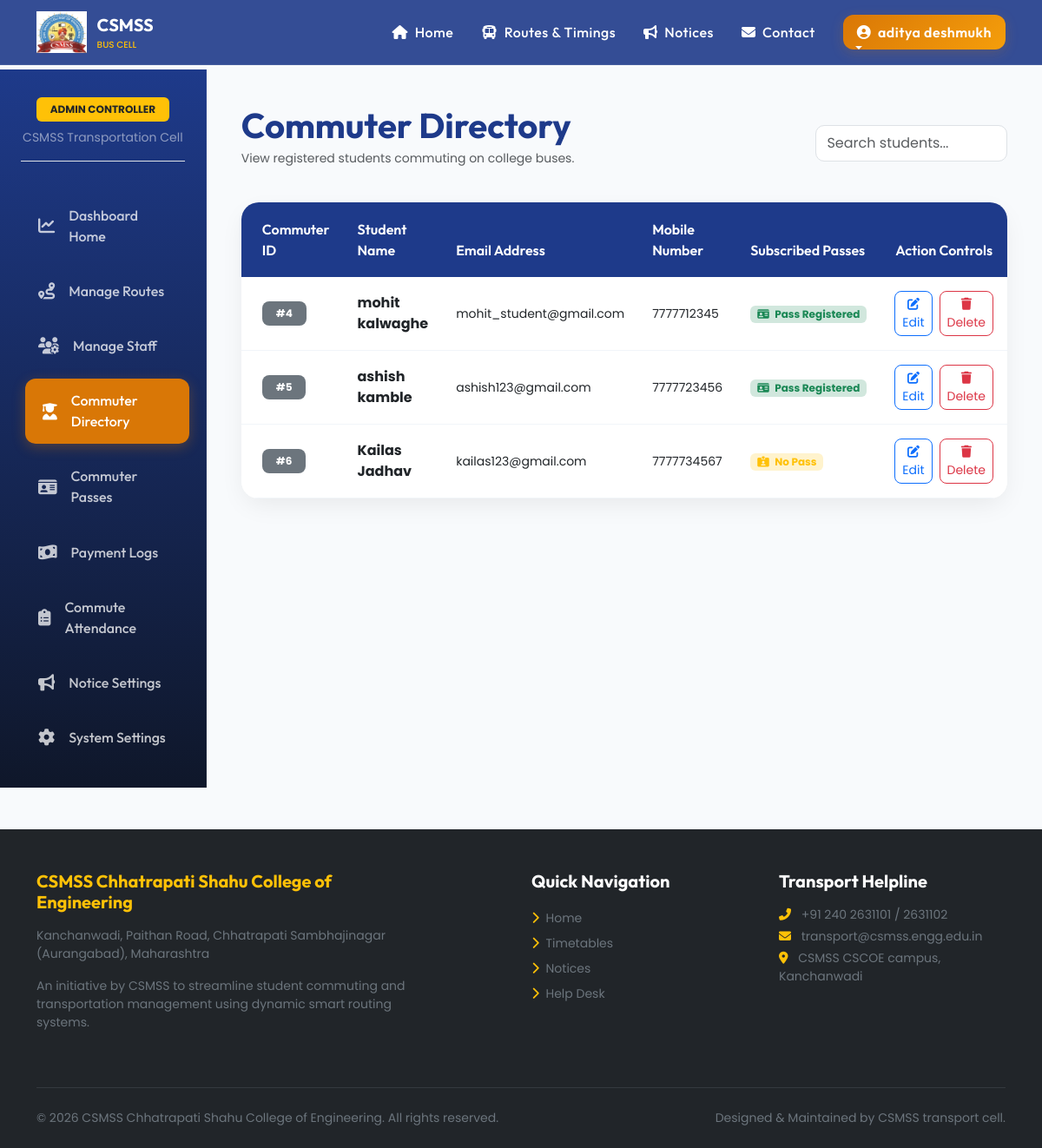
The page /admin/students (signed in) on the database its author committed.
### models.py (models this page shows, shortened)
class User(db.Model, UserMixin):
    id = db.Column(db.Integer, primary_key=True)
    name = db.Column(db.String(100), nullable=False)
    email = db.Column(db.String(120), unique=True, nullable=False)
    password_hash = db.Column(db.String(256), nullable=False)
    role = db.Column(db.String(20), nullable=False)  # 'admin', 'staff', 'student'
    phone = db.Column(db.String(15), nullable=True)
    created_at = db.Column(db.DateTime, default=datetime.utcnow)

### app.py (the view)
@app.route('/admin/students')
@login_required
@role_required('admin')
def admin_students():
    students = User.query.filter_by(role='student').all()
    return render_template('admin/students_list.html', students=students)

### app.py (called while the page is built, shortened)
@login_manager.user_loader
def load_user(user_id):
    return User.query.get(int(user_id))

def role_required(*roles):
    def decorator(f):
        @wraps(f)
        def decorated_function(*args, **kwargs):
            if not current_user.is_authenticated:
                return redirect(url_for('login'))
            return f(*args, **kwargs)
        return decorated_function
    return decorator

@app.context_processor
def inject_branding():
    return {
        'college_name': 'CSMSS Chhatrapati Shahu College of Engineering',
        'college_address': 'Kanchanwadi, Paithan Road, Chhatrapati Sambhajinagar (Aurangabad), Maharashtra',
        'current_year': datetime.now().year
    }

### templates/admin/students_list.html (shortened to what this page needs)
{% extends "base.html" %}
{% block content %}
<div class="dashboard-container">
    <div class="sidebar-glass no-print">
        <div class="text-center mb-4 pb-3 border-bottom">
            <span class="badge bg-warning text-dark px-3 py-2 text-uppercase fw-bold">Admin Controller</span>
            <p class="small text-white-50 mt-2 mb-0">CSMSS Transportation Cell</p>
        </div>
        <a href="{{ url_for('admin_dashboard') }}" class="sidebar-link"><i class="fas fa-chart-line"></i> Dashboard Home</a>
        <a href="{{ url_for('admin_routes') }}" class="sidebar-link"><i class="fas fa-route"></i> Manage Routes</a>
        <a href="{{ url_for('admin_staff') }}" class="sidebar-link"><i class="fas fa-users-cog"></i> Manage Staff</a>
        <a href="{{ url_for('admin_students') }}" class="sidebar-link active"><i class="fas fa-user-graduate"></i> Commuter Directory</a>
        <a href="{{ url_for('admin_passes') }}" class="sidebar-link"><i class="fas fa-id-card"></i> Commuter Passes</a>
        <a href="{{ url_for('admin_payments') }}" class="sidebar-link"><i class="fas fa-money-bill-wave"></i> Payment Logs</a>
        <a href="{{ url_for('admin_attendance') }}" class="sidebar-link"><i class="fas fa-clipboard-list"></i> Commute Attendance</a>
        <a href="{{ url_for('admin_notices') }}" class="sidebar-link"><i class="fas fa-bullhorn"></i> Notice Settings</a>
        <a href="{{ url_for('admin_settings') }}" class="sidebar-link"><i class="fas fa-cog"></i> System Settings</a>
    </div>
    <div class="dashboard-content">
        <div class="d-flex justify-content-between align-items-center mb-4">
            <div>
                <h1 class="fw-bold mb-1" style="font-family:'Outfit';">Commuter Directory</h1>
                <p class="text-muted small">View registered students commuting on college buses.</p>
            </div>
            <div class="w-25 no-print">
                <input type="text" class="form-control table-search-input py-2" data-target-table="studentsTable" placeholder="Search students..." style="border-radius:10px;">
            </div>
        </div>
        <div class="card card-premium overflow-hidden">
            <div class="table-responsive">
                <table class="table table-hover table-premium mb-0" id="studentsTable">
                    <thead>
                        <tr>
                            <th class="ps-4">Commuter ID</th>
                            <th>Student Name</th>
                            <th>Email Address</th>
                            <th>Mobile Number</th>
                            <th>Subscribed Passes</th>
                            <th class="text-center">Action Controls</th>
                        </tr>
                    </thead>
                    <tbody>
                        {% if students %}
                            {% for std in students %}
                            <tr>
                                <td class="ps-4"><span class="badge bg-secondary px-3 py-2" style="border-radius:8px;">#{{ std.id }}</span></td>
                                <td><strong class="text-dark">{{ std.name }}</strong></td>
                                <td class="small">{{ std.email }}</td>
                                <td class="small">{{ std.phone or 'N/A' }}</td>
                                <td>
                                    {% if std.passes %}
                                        <span class="badge bg-success-subtle text-success px-2 py-1"><i class="fas fa-id-card me-1"></i> Pass Registered</span>
                                    {% else %}
                                        <span class="badge bg-warning-subtle text-warning px-2 py-1"><i class="fas fa-id-card-alt me-1"></i> No Pass</span>
                                    {% endif %}
                                </td>
                                <td class="text-center">
                                    <div class="d-flex justify-content-center gap-2">
                                        <a href="{{ url_for('admin_edit_student', id=std.id) }}" class="btn btn-sm btn-outline-primary" style="border-radius:8px;"><i class="fas fa-edit"></i> Edit</a>
                                        <a href="{{ url_for('admin_delete_student', id=std.id) }}" class="btn btn-sm btn-outline-danger" onclick="return confirm('Are you sure you want to delete this student commuter?');" style="border-radius:8px;"><i class="fas fa-trash"></i> Delete</a>
                                    </div>
                                </td>
                            </tr>
                            {% endfor %}
                        {% endif %}
                    </tbody>
                </table>
            </div>
        </div>
    </div>
</div>
{% endblock %}

### templates/base.html (shortened to what this page needs)
<!DOCTYPE html>
<html lang="en">
<head>
    <link href="https://cdnjs.cloudflare.com/ajax/libs/font-awesome/6.4.0/css/all.min.css" rel="stylesheet">
    <link href="https://cdn.jsdelivr.net/npm/bootstrap@5.3.0/dist/css/bootstrap.min.css" rel="stylesheet">
    <link rel="stylesheet" href="{{ url_for('static', filename='css/style.css') }}">
</head>
<body>
    <nav class="navbar navbar-expand-lg navbar-dark navbar-glass fixed-top no-print">
        <div class="container">
            <a class="navbar-brand d-flex align-items-center" href="{{ url_for('home') }}">
                <img src="{{ url_for('static', filename='images/logo.png') }}" alt="CSMSS Logo">
                <div>
                    <span class="d-block fw-bold fs-5 text-white" style="font-family: 'Outfit';">CSMSS</span>
                    <span class="d-block text-warning" style="font-size: 0.65rem; font-weight: 500;">BUS CELL</span>
                </div>
            </a>
            <div class="collapse navbar-collapse" id="mainNavbar">
                <ul class="navbar-nav ms-auto mb-2 mb-lg-0 align-items-center">
                    <li class="nav-item">
                        <a class="nav-link text-white" href="{{ url_for('home') }}"><i class="fas fa-home me-1"></i> Home</a>
                    </li>
                    <li class="nav-item">
                        <a class="nav-link text-white" href="{{ url_for('schedules') }}"><i class="fas fa-bus me-1"></i> Routes & Timings</a>
                    </li>
                    <li class="nav-item">
                        <a class="nav-link text-white" href="{{ url_for('notices_list') }}"><i class="fas fa-bullhorn me-1"></i> Notices</a>
                    </li>
                    <li class="nav-item">
                        <a class="nav-link text-white" href="{{ url_for('contact') }}"><i class="fas fa-envelope me-1"></i> Contact</a>
                    </li>
                    {% if current_user.is_authenticated %}
                        <li class="nav-item dropdown ms-lg-3">
                            <a class="nav-link dropdown-toggle btn btn-csmss-secondary text-white px-3" href="#" id="userDropdown" role="button" data-bs-toggle="dropdown">
                                <i class="fas fa-user-circle me-1"></i> {{ current_user.name }}
                            </a>
                        </li>
                    {% endif %}
                </ul>
            </div>
        </div>
    </nav>
    <div style="margin-top: 80px;">
        {% block content %}{% endblock %}
    </div>
    <footer class="bg-dark text-light pt-5 pb-4 mt-5 no-print" style="border-top: 5px solid var(--secondary-color);">
        <div class="container">
            <div class="row">
                <div class="col-md-5 mb-4">
                    <h5 class="text-warning fw-bold mb-3">{{ college_name }}</h5>
                    <p class="text-secondary small">{{ college_address }}</p>
                    <p class="small text-secondary mt-3">An initiative by CSMSS to streamline student commuting and transportation management using dynamic smart routing systems.</p>
                </div>
                <div class="col-md-3 mb-4 ms-auto">
                    <h5 class="text-white fw-bold mb-3">Quick Navigation</h5>
                    <ul class="list-unstyled">
                        <li><a href="{{ url_for('home') }}" class="text-secondary text-decoration-none small d-block py-1 hover-link"><i class="fas fa-chevron-right me-1 text-warning"></i> Home</a></li>
                        <li><a href="{{ url_for('schedules') }}" class="text-secondary text-decoration-none small d-block py-1 hover-link"><i class="fas fa-chevron-right me-1 text-warning"></i> Timetables</a></li>
                        <li><a href="{{ url_for('notices_list') }}" class="text-secondary text-decoration-none small d-block py-1 hover-link"><i class="fas fa-chevron-right me-1 text-warning"></i> Notices</a></li>
                        <li><a href="{{ url_for('contact') }}" class="text-secondary text-decoration-none small d-block py-1 hover-link"><i class="fas fa-chevron-right me-1 text-warning"></i> Help Desk</a></li>
                    </ul>
                </div>
                <div class="col-md-3 mb-4">
                    <h5 class="text-white fw-bold mb-3">Transport Helpline</h5>
                    <p class="small text-secondary mb-1"><i class="fas fa-phone-alt text-warning me-2"></i> +91 240 2631101 / 2631102</p>
                    <p class="small text-secondary mb-1"><i class="fas fa-envelope text-warning me-2"></i> transport@csmss.engg.edu.in</p>
                    <p class="small text-secondary mb-1"><i class="fas fa-map-marker-alt text-warning me-2"></i> CSMSS CSCOE campus, Kanchanwadi</p>
                </div>
            </div>
            <hr class="border-secondary mt-4 mb-4">
            <div class="row align-items-center">
                <div class="col-md-6">
                    <p class="small text-secondary mb-0">&copy; {{ current_year }} CSMSS Chhatrapati Shahu College of Engineering. All rights reserved.</p>
                </div>
                <div class="col-md-6 text-md-end">
                    <p class="small text-secondary mb-0">Designed & Maintained by CSMSS transport cell.</p>
                </div>
            </div>
        </div>
    </footer>
</body>
</html>

### static/css/style.css (style rules this page uses)
body { font-family: 'Poppins', sans-serif; background-color: #f8fafc; color: #334155; overflow-x: hidden; scroll-behavior: smooth; }
h1, h2, h3, h4, h5, h6 { font-family: 'Outfit', sans-serif; font-weight: 700; color: #1e3a8a; }
.navbar-glass { background: rgba(30, 58, 138, 0.9); backdrop-filter: blur(10px); -webkit-backdrop-filter: blur(10px); border-bottom: 1px solid rgba(255, 255, 255, 0.1); transition: all 0.3s ease; }
.navbar-brand img { height: 48px; margin-right: 12px; }
.nav-link { font-family: 'Outfit', sans-serif; font-weight: 500; letter-spacing: 0.5px; padding: 0.5rem 1rem !important; position: relative; }
.nav-link::after { content: ''; position: absolute; width: 0; height: 2px; bottom: 0; left: 10px; background-color: #d97706; transition: width 0.3s ease; }
.dashboard-container { display: flex; min-height: 92vh; }
.sidebar-glass { width: 280px; background: linear-gradient(180deg, #1e3a8a 0%, #0f172a 100%); color: #ffffff; padding: 2rem 1.5rem; display: flex; flex-direction: column; gap: 0.75rem; border-right: 1px solid rgba(255, 255, 255, 0.05); }
.sidebar-link { display: flex; align-items: center; gap: 1rem; padding: 0.85rem 1.25rem; border-radius: 12px; color: rgba(255, 255, 255, 0.75); text-decoration: none; font-weight: 500; font-family: 'Outfit', sans-serif; transition: all 0.3s cubic-bezier(0.4, 0, 0.2, 1); }
.sidebar-link i { font-size: 1.2rem; }
.sidebar-link:hover, .sidebar-link.active { background: rgba(255, 255, 255, 0.1); color: #ffffff; transform: translateX(5px); }
.sidebar-link.active { background: #d97706; color: #ffffff; box-shadow: 0 4px 15px rgba(217, 119, 6, 0.3); }
.dashboard-content { flex: 1; padding: 2.5rem; background-color: #f8fafc; }
.card-premium { background: #ffffff; border: none; border-radius: 20px; box-shadow: 0 10px 30px -5px rgba(0, 0, 0, 0.08); transition: all 0.4s cubic-bezier(0.16, 1, 0.3, 1); overflow: hidden; }
.btn-csmss-secondary { background: linear-gradient(135deg, #d97706 0%, #f59e0b 100%); color: #ffffff; border: none; border-radius: 12px; padding: 0.75rem 1.5rem; font-weight: 600; box-shadow: 0 4px 15px rgba(217, 119, 6, 0.2); transition: all 0.3s ease; }
.table-premium { background: #ffffff; border-radius: 16px; overflow: hidden; box-shadow: 0 10px 30px -5px rgba(0, 0, 0, 0.08); }
.table-premium th { background-color: #1e3a8a; color: #ffffff; font-family: 'Outfit', sans-serif; font-weight: 600; border: none; padding: 1.2rem 1rem; }
.table-premium td { padding: 1rem; vertical-align: middle; border-bottom: 1px solid #f1f5f9; }

### rows shown on the page
User: name "aditya deshmukh"
User: id "4", name "mohit kalwaghe", email "mohit_student@gmail.com", phone "7777712345", shows "Pass Registered"
User: id "5", name "ashish kamble", email "ashish123@gmail.com", phone "7777723456", shows "Pass Registered"
User: id "6", name "Kailas Jadhav", email "kailas123@gmail.com", phone "7777734567", shows "No Pass"

### other values the page prints
{{ college_name }} "CSMSS Chhatrapati Shahu College of Engineering"
{{ college_address }} "Kanchanwadi, Paithan Road, Chhatrapati Sambhajinagar (Aurangabad), Maharashtra"
